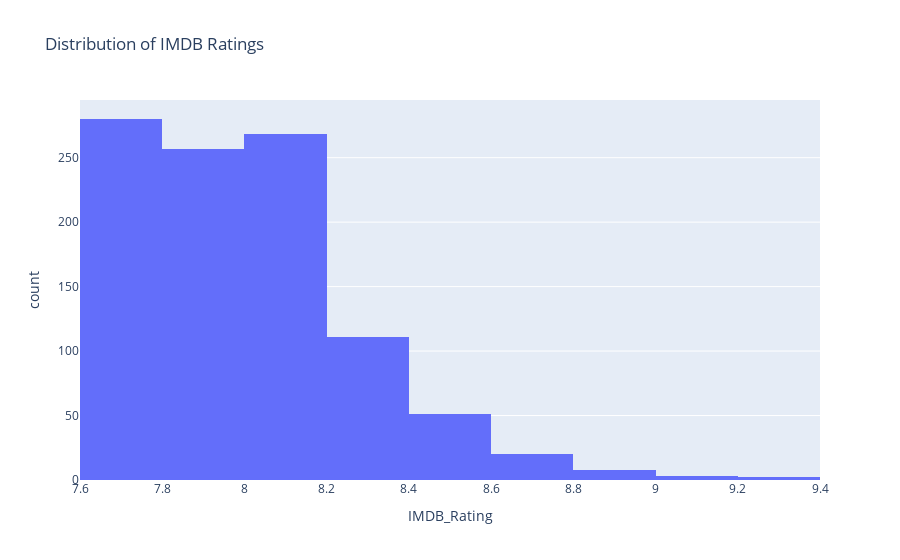

Write notebook code for a chart like this one.
### Code cell
import pandas as pd
import plotly.express as px

df = pd.read_csv('IMDB_top_1000.csv')

fig = px.histogram(df, x='IMDB_Rating', nbins=10, title='Distribution of IMDB Ratings')
fig.show()

### Figure 1 — Plotly figure (JSON) as saved in the notebook; plotly's stock layout.template omitted (floating-point values rounded to 4 significant figures; data arrays with more than 128 entries replaced by an {"elided": "..."} marker saying what was removed)
{"data": [{"bingroup": "x", "hovertemplate": "IMDB_Rating=%{x}<br>count=%{y}<extra></extra>", "legendgroup": "", "marker": {"color": "#636efa", "pattern": {"shape": ""}}, "name": "", "nbinsx": 10, "orientation": "v", "showlegend": false, "type": "histogram", "x": {"elided": "1000 float values"}, "xaxis": "x", "yaxis": "y"}], "layout": {"barmode": "relative", "legend": {"tracegroupgap": 0}, "title": {"text": "Distribution of IMDB Ratings"}, "xaxis": {"anchor": "y", "domain": [0, 1], "title": {"text": "IMDB_Rating"}}, "yaxis": {"anchor": "x", "domain": [0, 1], "title": {"text": "count"}}}}
